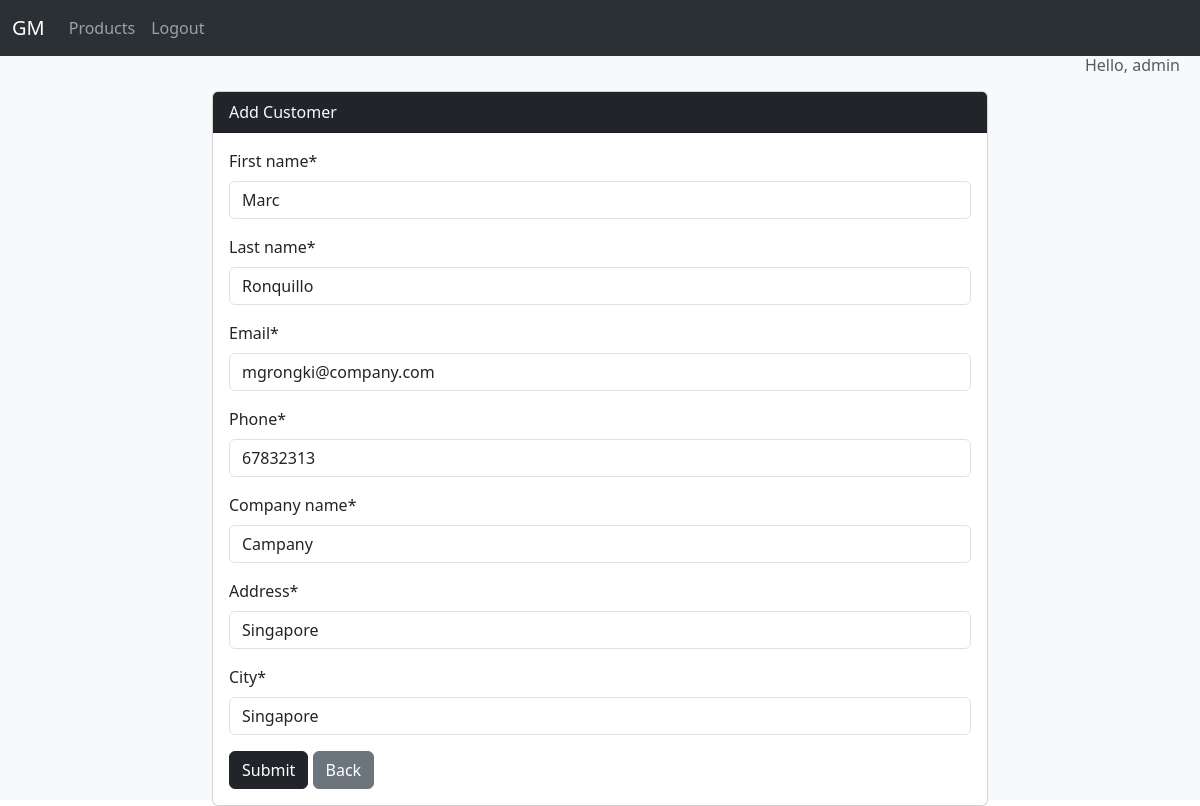
/update_customer/1 (signed in), run on the app's committed database.
### el/models.py (models this page shows, shortened)
class Customer(models.Model):
    created_at = models.DateTimeField(auto_now_add=True)
    last_modified = models.DateTimeField(auto_now=True)
    first_name = models.CharField(max_length=50)
    last_name = models.CharField(max_length=50)
    email = models.EmailField()
    phone = models.CharField(max_length=20)
    company_name = models.CharField(max_length=50)
    address = models.CharField(max_length=100)
    city = models.CharField(max_length=50)

### el/decorators.py (the view)
        def wrapper_func(request, *args, **kwargs):
            group = None
            if request.user.groups.exists():
                group = request.user.groups.all()[0].name
            if group in allowed_roles:
                return view_func(request, *args, **kwargs)
            else:
                return HttpResponse('You are now authorized to view this page')

### el/forms.py
class CustomerForm(ModelForm):
    class Meta:
        model = Customer
        fields = '__all__'

### el/views.py (called while the page is built, shortened)
@login_required(login_url='el-login')
@allowed_user(allowed_roles=['admin'])
def updateCustomer(request, pk):
    cx = Customer.objects.get(id=pk)
    form = CustomerForm(instance=cx)
    context = {'form': form}
    return render(request, 'el/customer_form.html', context)

### el/templates/el/customer_form.html (shortened to what this page needs)
{% extends 'el/base.html' %}
{% load crispy_forms_tags %}
{%block content%}
<div class="row mt-3">
  <div class="col-md-8 offset-md-2">
    <div class="card">
      <div class="card-header text-light bg-dark">Add Customer</div>
      <div class="card-body">
        <form method="POST">
          {{ form|crispy }}
          <button type="submit" class="btn btn-dark">Submit</button>
          <a href="{% url 'el-home' %}" class="btn btn-secondary">Back</a>
        </form>
      </div>
    </div>
  </div>
</div>
{% endblock content %}

### el/templates/el/base.html (shortened to what this page needs)
{% load static %}
<!DOCTYPE html>
<html lang="en">
  <head>
    <link href="https://cdn.jsdelivr.net/npm/bootstrap@5.3.1/dist/css/bootstrap.min.css" rel="stylesheet">
    <link rel="stylesheet" href="{% static 'el/main.css' %}">
  </head>
  <body>
    <main class="vh-100 bg-light">
      {% include 'el/navbar.html' %}
      <div class="container-fluid">
        {% if user.is_authenticated %}
        <div class="row justify-content-end text-muted h6 me-2">
          Hello, {{user}}
        </div>
        {% endif %}
      {% block content%}
      {% endblock content%}
  </body>
</html>

### data on the page
Customer: first_name "Marc", last_name "Ronquillo", email "mgrongki@company.com", phone "67832313", company_name "Campany", address "Singapore", city "Singapore"

### other printed values
{{ user }} "admin"
